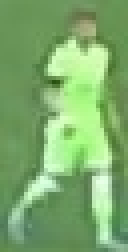
#> input picture output_videos/cropped_img.jpg, 32 x 63 px (shown 4 times larger)
$ jupyter execute color_assignment.ipynb
#> lines starting #> are read from the running program, lines starting #| are printed output that depends on the picture
[cell 1]
import cv2
import matplotlib.pyplot as plt
import numpy as np
from sklearn.cluster import KMeans

[cell 2]
image_path = "../output_videos/cropped_img.jpg"
image = cv2.imread(image_path)
#> image is the input picture: shape (63, 32, 3); mean B, G, R 108.4, 171.7, 125.4
image = cv2.cvtColor(image, cv2.COLOR_BGR2RGB)

[cell 3]
plt.imshow(image)
plt.show()

# Take the top half of the image

[cell 4]
top_half_image = image[0: int(image.shape[0]/2), :]
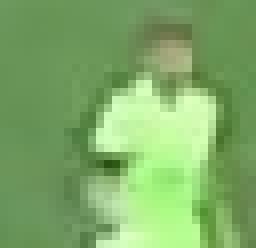
#> top_half_image: shape (31, 32, 3) (shown 8 times larger); mean R, G, B 126.6, 171.2, 103.6
plt.imshow(top_half_image)
plt.show()

# Cluster the image into two clusters

[cell 5]
# reshape the image into a 2D array
image_2d = top_half_image.reshape(-1, 3)  # -1 tells matplotlib to infer the correct number of rows, with 3 columns
#> image_2d = 992 rows, first 8: [109, 153, 94], [108, 152, 93], [107, 151, 90], [106, 150, 89], [106, 150, 89], [106, 150, 89], [106, 150, 87], [107, 151, 88]

# perform the kmeans clustering with 2 clusters
kmeans = KMeans(n_clusters=2, random_state=0)
kmeans.fit(image_2d)

# get the cluster labels:
labels = kmeans.labels_

# reshape the labels into the orginal image shape
clustered_image = labels.reshape(top_half_image.shape[0], top_half_image.shape[1])

# Display the clustered image
plt.imshow(clustered_image)
plt.show()
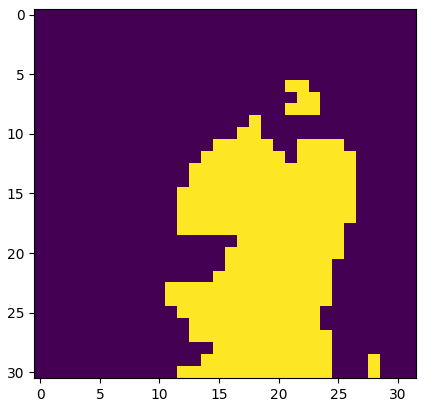
#> figure drawn by matplotlib, 1 panel

[cell 6]
corner_clusters = [clustered_image[0, 0], clustered_image[0, -1], clustered_image[-1, 0], clustered_image[-1, -1]]
#> corner_clusters = [0, 0, 0, 0]
non_player_clusters = max(set(corner_clusters), key= corner_clusters.count)
#> non_player_clusters = 0
print(non_player_clusters)
#| 0

[cell 7]
player_cluster = 1-non_player_clusters
#> player_cluster = 1
print(player_cluster)
#| 1

[cell 8]
kmeans.cluster_centers_[player_cluster]
#> Out = [184.7, 239, 153.6]
# This is essentially the color of the player's shirt
